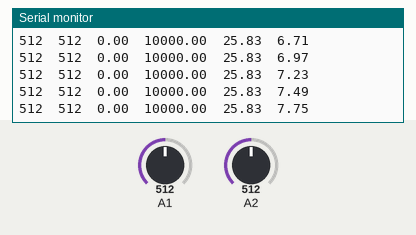
Recording of a sketch running on a simulated Arduino Uno, built with avr-gcc and run on an emulated ATmega328P. Shown: the last lines printed to the serial monitor. The inputs (shaded band) are chosen by the test bench; at power-on: A2 = 512, A1 = 512. Storage starts empty.

Above: at 3.1 s.
3.2 s: A2 set to 501
At 3.27 s:
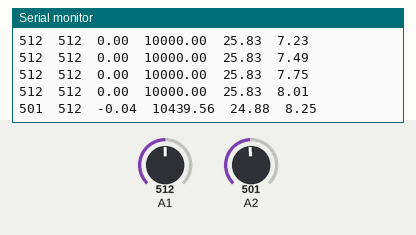
8.1 s: A1 set to 8
At 8.11 s:
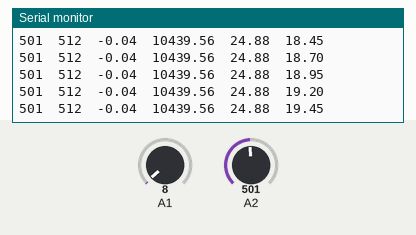
11.1 s: A1 set to 11
At 11.15 s:
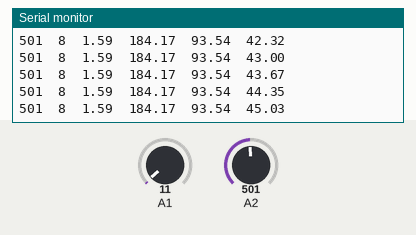
12.6 s: A1 set to 189
At 12.62 s:
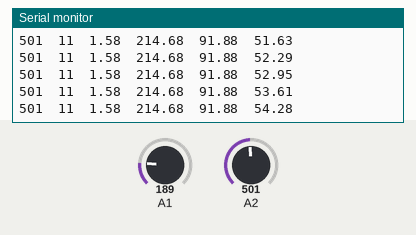
14.1 s: A1 set to 219
At 14.2 s:
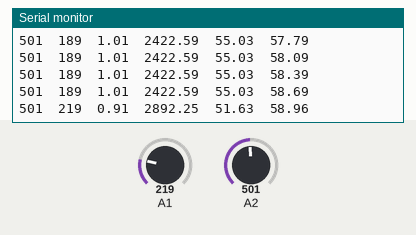
Timing chart, 0 to 16.6 s (numbered marks = the images above; inputs shaded):
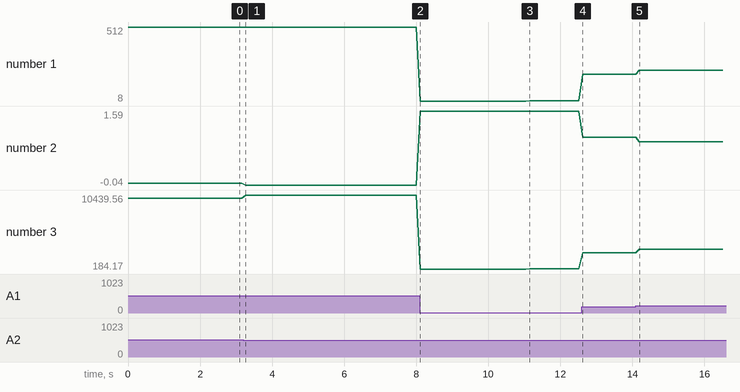

The sketch:

Thermistor.ino
```cpp
// Thermistor thermometer.
// A thermistor in a Wheatstone bridge is read on two analog pins. The bridge
// voltage gives the thermistor resistance, the Steinhart-Hart equation gives
// temperature, and a moving average smooths the result. Data goes to the
// serial monitor and to temp.txt on the SD card.
//
// Course starting template: Signal Processing for Medical Devices (Columbia).

#include <SD.h>
#include <SPI.h>
#include <Wire.h>

// ---- Bridge and sampling parameters ----
const float R1 = 10000;  // ohms
const float R2 = 10000;
const float R3 = 10000;
const float IN_VOLTAGE = 3.3;  // bridge supply (V)
const float ADC_MAX = 1023.0;
const float SAMPLE_RATE_HZ = 10;

// ---- Steinhart-Hart coefficients ----
const float SH_A = 2.59e-3;
const float SH_B = 4.09e-10;
const float SH_C = 9.66e-07;

// ---- Moving average ----
const int BUFFER_SIZE = 100;
float tempBuffer[BUFFER_SIZE];
float sumTemp = 0;
int bufferIndex = 0;

File tempRecord;

void setup() {
  Serial.begin(9600);

  tempRecord = SD.open("temp.txt", FILE_WRITE);
  tempRecord.println("V1\tV2\tVdiff\tResistance\tTemp (C)\tAvgTemp (C)");

  pinMode(A1, INPUT);
  pinMode(A2, INPUT);
}

void loop() {
  // Read both bridge nodes (ADC counts)
  int v1 = analogRead(A2);
  int v2 = analogRead(A1);

  // Voltage across the bridge
  float vDiff = (v1 - v2) * IN_VOLTAGE / ADC_MAX;

  // Thermistor resistance from the bridge voltage
  float resistance =
      ((R2 * IN_VOLTAGE - (R1 + R2) * vDiff) / (R1 * IN_VOLTAGE + (R1 + R2) * vDiff)) * R3;

  // Temperature (Steinhart-Hart), kelvin -> celsius
  float logR = log(resistance);
  float tempC = 1.0 / (SH_A + SH_B * logR + SH_C * logR * logR * logR) - 273.15;

  // Moving average over the last BUFFER_SIZE readings
  sumTemp -= tempBuffer[bufferIndex];  // remove oldest reading
  tempBuffer[bufferIndex] = tempC;     // store newest
  sumTemp += tempC;
  float avgTemp = sumTemp / BUFFER_SIZE;
  bufferIndex = (bufferIndex + 1) % BUFFER_SIZE;

  // Output: serial monitor and SD card (tab-separated)
  Serial.print(v1);
  Serial.print("\t");
  Serial.print(v2);
  Serial.print("\t");
  Serial.print(vDiff);
  Serial.print("\t");
  Serial.print(resistance);
  Serial.print("\t");
  Serial.print(tempC);
  Serial.print("\t");
  Serial.println(avgTemp);

  tempRecord.print(v1);
  tempRecord.print("\t");
  tempRecord.print(v2);
  tempRecord.print("\t");
  tempRecord.print(vDiff);
  tempRecord.print("\t");
  tempRecord.print(resistance);
  tempRecord.print("\t");
  tempRecord.print(tempC);
  tempRecord.print("\t");
  tempRecord.println(avgTemp);

  delay(1000 / SAMPLE_RATE_HZ);  // sampling rate
  tempRecord.flush();
}
```

Measured:
- after the input at 3.2 s, the serial monitor: prints a new line after 0.07 s (image 1)
- after the input at 14.1 s, the serial monitor: prints a new line after 0.10 s (image 5)
- plotted number 1: 512 → 8 after the input at 8.1 s, 8 → 11 after the input at 11.1 s, 11 → 189 after the input at 12.6 s, 189 → 219 after the input at 14.1 s
- plotted number 2: 0 → -0.04 after the input at 3.2 s, -0.04 → 1.59 after the input at 8.1 s, 1.59 → 1.58 after the input at 11.1 s, 1.58 → 1.01 after the input at 12.6 s, 1.01 → 0.91 after the input at 14.1 s
- plotted number 3: 10000 → 10439.56 after the input at 3.2 s, 10439.56 → 184.17 after the input at 8.1 s, 184.17 → 214.68 after the input at 11.1 s, 214.68 → 2422.59 after the input at 12.6 s, 2422.59 → 2892.25 after the input at 14.1 s
